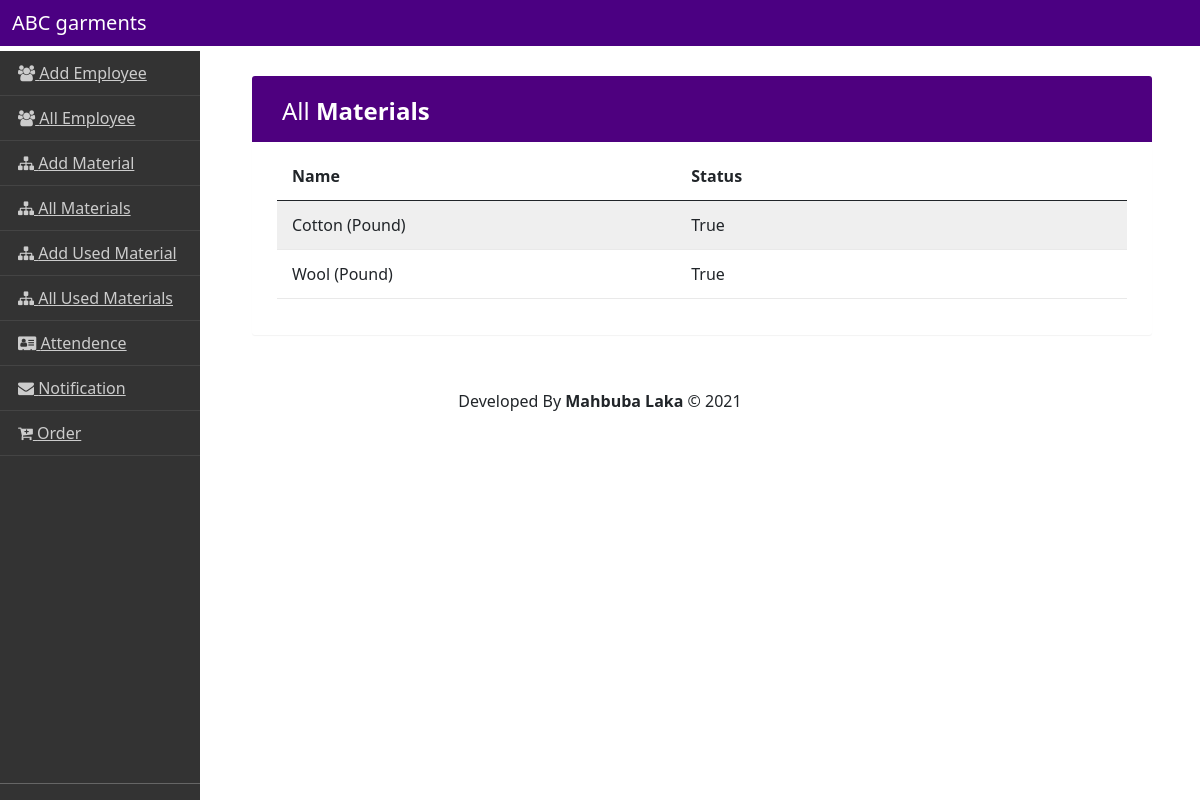
The app's page /garments/show_materials/ (signed in) with its own data.
### abc_garments/models.py (models this page shows, shortened)
class Materials(models.Model):
    name=models.CharField(max_length=255)
    status=models.BooleanField(default=True)

### abc_garments/views.py (the view)
# urls.py: path('show_materials/',show_materials,name='show_materials'),
@login_required
def show_materials(request):
    materials = Materials.objects.all()
    print(len(materials))
    context={
        "materials" : materials
    }
    return render(request,"admin/show_materials.html", context)

### templates/admin/show_materials.html (shortened to what this page needs)
{% extends 'admin/base_admin.html' %}
{% load static %}
{% block CSS %}
<link rel="stylesheet" href="{% static 'custom/css/datatable.css' %}">
{% endblock CSS%}
{% block content %}
<div class="container">
    <div class="container">
        <div class="table-wrapper">
            <div class="table-title">
                <div class="row">
                    <div class="col-sm-6">
                        <h2>All <b>Materials</b></h2>
                    </div>
                </div>
            </div>
            <table class="table table-striped table-hover">
                <thead>
                    <tr>
                        <th>Name</th>
                        <th>Status</th>
                    </tr>
                </thead>
                <tbody>
                    {% for material in materials %}
                    <tr>
                        <td>{{material.name}}</td>
                        <td>{{material.status}}</td>
                    </tr>
                    {% endfor %}
                </tbody>
            </table>
        </div>
    </div>
</div>
{% endblock %}

### static/custom/css/datatable.css (style rules this page uses)
.table-wrapper { background: #fff; padding: 20px 25px; margin: 30px 0; border-radius: 3px; box-shadow: 0 1px 1px rgba(0,0,0,.05); }
.table-title { padding-bottom: 15px; background: rgba(78, 0, 127, 1.0); color: #fff; padding: 16px 30px; margin: -20px -25px 10px; border-radius: 3px 3px 0 0; }
.table-title h2 { margin: 5px 0 0; font-size: 24px; }
table.table tr th, table.table tr td { border-color: #e9e9e9; padding: 12px 15px; vertical-align: middle; }
table.table tr th:first-child { width: 60px; }
table.table tr th:last-child { width: 100px; }
table.table-striped tbody tr:nth-of-type(odd) { background-color: #fcfcfc; }

### records on screen
Materials: name "Cotton (Pound)", status "True"
Materials: name "Wool (Pound)", status "True"
